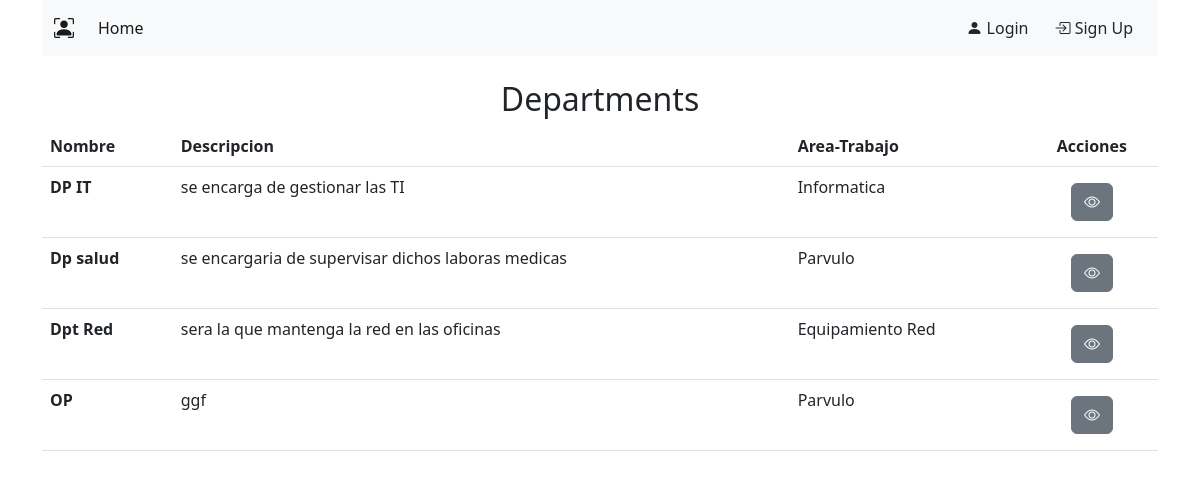
/department_list/, run on the app's committed database.
### core/models.py (models this page shows, shortened)
class Department(models.Model):
    id = models.UUIDField(primary_key=True, default=uuid.uuid4,
                          editable=False, verbose_name="ID_Departmento")
    name = models.CharField(max_length=55, verbose_name="Nombre_Departmento")
    description = models.TextField(verbose_name="Descripcion")
    area = models.ForeignKey(Area, verbose_name="Area_Departmento",
                             on_delete=models.CASCADE, null=True, blank=True)

class Area(models.Model):
    id = models.UUIDField(primary_key=True, default=uuid.uuid4,
                          editable=False, verbose_name="ID_Area")
    name = models.CharField(max_length=50, verbose_name="Nombre_Area")
    creation_date = models.DateTimeField(
        auto_now_add=True, verbose_name="Fecha_Area")
    def __str__(self) -> str:
        return self.name

### core/views.py (the view)
# urls.py: path('department_list/', DepartmentListView.as_view(), name='department_list'),
class DepartmentListView(ListView):
    model = Department

### core/templates/core/department_list.html (shortened to what this page needs)
{% extends 'core/base.html' %} {% block content %}
<h2 class="text-center mt-4 mg-5">Departments</h2>
<table class="table">
  <thead>
    <tr>
      <th scope="col">Nombre</th>
      <th scope="col">Descripcion</th>
      <th scope="col">Area-Trabajo</th>
      <th scope="col" class="text-center">Acciones</th>
    </tr>
  </thead>
  <tbody>
    {% for b in department_list %}
    <tr>
      <th>{{ b.name }}</th>
      <td>{{ b.description }}</td>
      <td>{{ b.area }}</td>
      <td>
        <div class="d-flex justify-content-center">
          <a
            class="btn btn-secondary m-2"
            href="{% url 'department_detail' b.id %}"
          >
            <i class="bi bi-eye"></i>
          </a>
        </div>
      </td>
    </tr>
    {% endfor %}
  </tbody>
</table>
{% endblock %}

### core/static/core/estilos.css (style rules this page uses)
html { box-sizing: border-box; font-family: 'Nunito', sans-serif; }
*, *:before, *:after { box-sizing: inherit; }
* { margin: 0; padding: 0; }

### data on the page
Department: name "DP IT", description "se encarga de gestionar las TI", area "Informatica"
Department: name "Dp salud", description "se encargaria de supervisar dichos laboras medicas", area "Parvulo"
Department: name "Dpt Red", description "sera la que mantenga la red en las oficinas", area "Equipamiento Red"
Department: name "OP", description "ggf", area "Parvulo"
